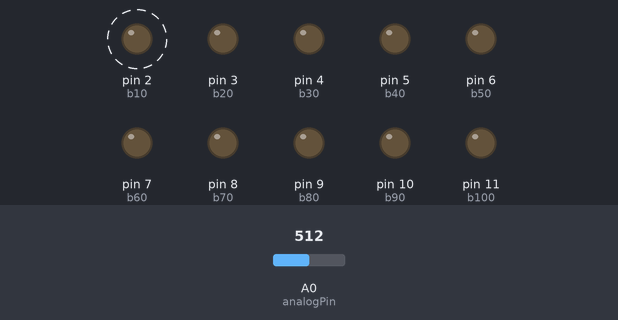
Simulated run of this sketch. Board: Arduino Uno, built with avr-gcc and run on an emulated ATmega328P. Parts: output pins drawn as LEDs (lit = HIGH). Dashed ring = blinking. Inputs (shaded band) come from the test bench; at power-on: A0 (analogPin) = 512.

Above: at 2.57 s.
3.0 s: A0 (analogPin) set to 507
6.0 s: A0 (analogPin) set to 488
9.0 s: A0 (analogPin) set to 472
At 10.8 s:
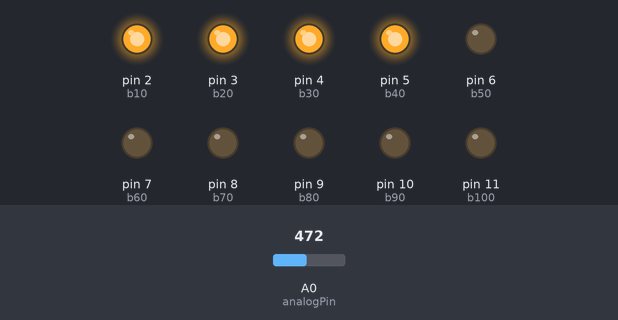
11.4 s: A0 (analogPin) set to 306
At 12.3 s:
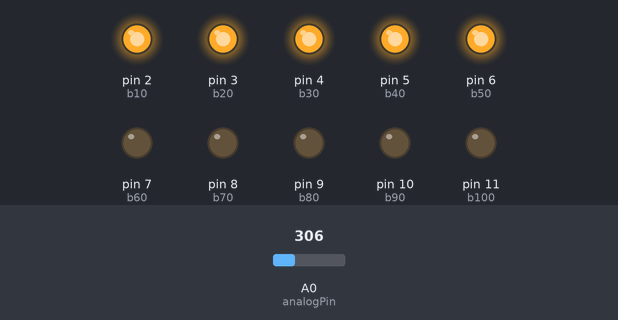
14.4 s: A0 (analogPin) set to 511
At 15.8 s:
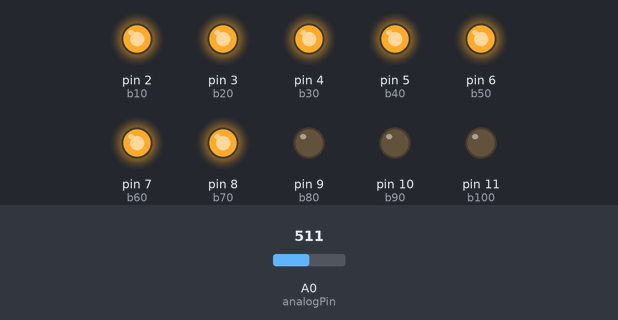
Timing chart, 0 to 20.2 s (numbered marks = the images above; inputs shaded):
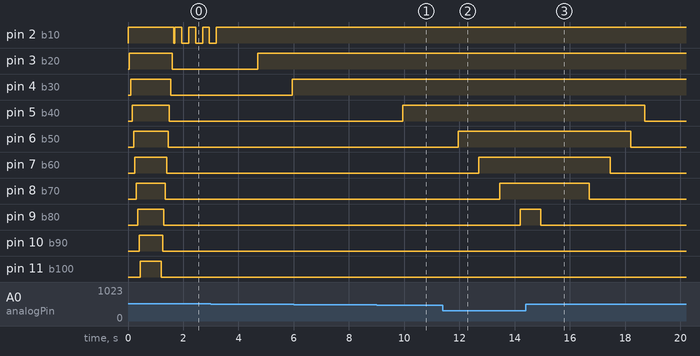

Measured:
- after the input at 3.0 s, pin 4 (b30): LOW → HIGH after 3.0 s
- after the input at 6.0 s, every drawn part: stays the same
- after the input at 9.0 s, pin 5 (b40): LOW → HIGH after 0.95 s instead of 2.0 s
- after the input at 11.4 s, pin 6 (b50): LOW → HIGH after 0.55 s; pin 7 (b60): LOW → HIGH after 1.3 s; pin 8 (b70): LOW → HIGH after 2.1 s; pin 9 (b80): LOW → HIGH after 2.8 s
- after the input at 14.4 s, pin 5 (b40): HIGH → LOW after 4.3 s; pin 6 (b50): HIGH → LOW after 3.8 s; pin 7 (b60): HIGH → LOW after 3.1 s; pin 8 (b70): HIGH → LOW after 2.3 s; pin 9 (b80): HIGH → LOW after 0.55 s

The sketch:

FuelGaugeBug.ino
```cpp
int addr = 0;
//Start Smoothing
const int numReadings = 20;
int readings[numReadings];
int readIndex = 0;
int total = 0;
int TankValue0 = 0;
//End Smoothing

//Start LED Blink
int ledState = LOW;
unsigned long previousMillis = 0;
const long interval = 250;    //Low fuel LED blink interval
//END LED Blink

int analogPin = A0;           //Pin set int
int lowval = 320;             //Set analog low value for conversion (fuel high)
int highval = 600;            //Set analog high value for conversion (fuel low)
int TankValueUnsmoothed;

int b10 = 2; //Indicator Bar 10%
int b20 = 3; //Indicator Bar 20%
int b30 = 4; //Indicator Bar 30%
int b40 = 5; //Indicator Bar 40%
int b50 = 6; //Indicator Bar 50%
int b60 = 7; //Indicator Bar 60%
int b70 = 8; //Indicator Bar 70%
int b80 = 9; //Indicator Bar 80%
int b90 = 10; //Indicator Bar 90%
int b100 = 11; //Indicator Bar 100%

void setup() {
pinMode(A0, INPUT);
pinMode(2, OUTPUT);
pinMode(3, OUTPUT);
pinMode(4, OUTPUT);
pinMode(5, OUTPUT);
pinMode(6, OUTPUT);
pinMode(7, OUTPUT);
pinMode(8, OUTPUT);
pinMode(9, OUTPUT);
pinMode(10, OUTPUT);
pinMode(11, OUTPUT);
//Serial.begin(9600);
//Set Readings to 0
for (int thisReading = 0; thisReading < numReadings; thisReading++) {
    readings[thisReading] = 0;
}
    digitalWrite(b10, HIGH);
    delay(50);
    digitalWrite(b20, HIGH);
    delay(50);
    digitalWrite(b30, HIGH);
    delay(50);
    digitalWrite(b40, HIGH);
    delay(50);
    digitalWrite(b50, HIGH);
    delay(50);
    digitalWrite(b60, HIGH);
    delay(50);
    digitalWrite(b70, HIGH);
    delay(50);
    digitalWrite(b80, HIGH);
    delay(50);
    digitalWrite(b90, HIGH);
    delay(50);
    digitalWrite(b100, HIGH);
    delay(750);
    digitalWrite(b100, LOW);
    delay(50);
    digitalWrite(b90, LOW);
    delay(50);
    digitalWrite(b80, LOW);
    delay(50);
    digitalWrite(b70, LOW);
    delay(50);
    digitalWrite(b60, LOW);
    delay(50);
    digitalWrite(b50, LOW);
    delay(50);
    digitalWrite(b40, LOW);
    delay(50);
    digitalWrite(b30, LOW);
    delay(50);
    digitalWrite(b20, LOW);
    delay(50);
    digitalWrite(b10, LOW);
    delay(50);
}

void loop() {
  unsigned long currentMillis = millis();

if (currentMillis - previousMillis >= interval) {
    // save the last time you blinked the LED
    previousMillis = currentMillis;
if (ledState == LOW) {
      ledState = HIGH;
    } else {
      ledState = LOW;
    }


  int sensorTankValue0 = analogRead(analogPin);
  TankValueUnsmoothed = map(sensorTankValue0, lowval, highval, 100, 0);

total = total - readings[readIndex];
readings[readIndex] = TankValueUnsmoothed;
total = total + readings[readIndex];
readIndex = readIndex + 1;

if (readIndex >= numReadings)
{
  readIndex = 0;
}
TankValue0 = total / numReadings;


    //Control LEDs
  if (TankValue0 >= 100)
  {
    digitalWrite(b100, HIGH);
    digitalWrite(b90, HIGH);
    digitalWrite(b80, HIGH);
    digitalWrite(b60, HIGH);
    digitalWrite(b50, HIGH);
    digitalWrite(b50, HIGH);
    digitalWrite(b40, HIGH);
    digitalWrite(b30, HIGH);
    digitalWrite(b20, HIGH);
    digitalWrite(b10, HIGH);
   }
  else if (TankValue0 < 100 && TankValue0 >= 90)
   {
    digitalWrite(b100, LOW);
    digitalWrite(b90, HIGH);
    digitalWrite(b80, HIGH);
    digitalWrite(b70, HIGH);
    digitalWrite(b60, HIGH);
    digitalWrite(b50, HIGH);
    digitalWrite(b40, HIGH);
    digitalWrite(b30, HIGH);
    digitalWrite(b20, HIGH);
    digitalWrite(b10, HIGH);
  }
  else if (TankValue0 < 90 && TankValue0 >= 80)
  {
    digitalWrite(b100, LOW);
    digitalWrite(b90, LOW);
    digitalWrite(b80, HIGH);
    digitalWrite(b70, HIGH);
    digitalWrite(b60, HIGH);
    digitalWrite(b50, HIGH);
    digitalWrite(b40, HIGH);
    digitalWrite(b30, HIGH);
    digitalWrite(b20, HIGH);
    digitalWrite(b10, HIGH);
  }
  else if (TankValue0 < 80 && TankValue0 >= 70)
  {
    digitalWrite(b100, LOW);
    digitalWrite(b90, LOW);
    digitalWrite(b80, LOW);
    digitalWrite(b70, HIGH);
    digitalWrite(b60, HIGH);
    digitalWrite(b50, HIGH);
    digitalWrite(b40, HIGH);
    digitalWrite(b30, HIGH);
    digitalWrite(b20, HIGH);
    digitalWrite(b10, HIGH);
  }
  else if (TankValue0 < 70 && TankValue0 >= 60)
  {
    digitalWrite(b100, LOW);
    digitalWrite(b90, LOW);
    digitalWrite(b80, LOW);
    digitalWrite(b70, LOW);
    digitalWrite(b60, HIGH);
    digitalWrite(b50, HIGH);
    digitalWrite(b40, HIGH);
    digitalWrite(b30, HIGH);
    digitalWrite(b20, HIGH);
    digitalWrite(b10, HIGH);
  }
  else if (TankValue0 < 60 && TankValue0 >= 50)
  {
    digitalWrite(b100, LOW);
    digitalWrite(b90, LOW);
    digitalWrite(b80, LOW);
    digitalWrite(b70, LOW);
    digitalWrite(b60, LOW);
    digitalWrite(b50, HIGH);
    digitalWrite(b40, HIGH);
    digitalWrite(b30, HIGH);
    digitalWrite(b20, HIGH);
    digitalWrite(b10, HIGH);
  }
  else if (TankValue0 < 50 && TankValue0 >= 40)
  {
    digitalWrite(b100, LOW);
    digitalWrite(b90, LOW);
    digitalWrite(b80, LOW);
    digitalWrite(b70, LOW);
    digitalWrite(b60, LOW);
    digitalWrite(b50, LOW);
    digitalWrite(b40, HIGH);
    digitalWrite(b30, HIGH);
    digitalWrite(b20, HIGH);
    digitalWrite(b10, HIGH);
  }
  else if (TankValue0 < 40 && TankValue0 >= 30)
  {
    digitalWrite(b100, LOW);
    digitalWrite(b90, LOW);
    digitalWrite(b80, LOW);
    digitalWrite(b70, LOW);
    digitalWrite(b60, LOW);
    digitalWrite(b50, LOW);
    digitalWrite(b40, LOW);
    digitalWrite(b30, HIGH);
    digitalWrite(b20, HIGH);
    digitalWrite(b10, HIGH);
  }
  else if (TankValue0 < 30 && TankValue0 >= 20)
  {
    digitalWrite(b100, LOW);
    digitalWrite(b90, LOW);
    digitalWrite(b80, LOW);
    digitalWrite(b70, LOW);
    digitalWrite(b60, LOW);
    digitalWrite(b50, LOW);
    digitalWrite(b40, LOW);
    digitalWrite(b30, LOW);
    digitalWrite(b20, HIGH);
    digitalWrite(b10, HIGH);
  }
  else if (TankValue0 < 20 && TankValue0 >= 10)
  {
    digitalWrite(b100, LOW);
    digitalWrite(b90, LOW);
    digitalWrite(b80, LOW);
    digitalWrite(b70, LOW);
    digitalWrite(b60, LOW);
    digitalWrite(b50, LOW);
    digitalWrite(b40, LOW);
    digitalWrite(b30, LOW);
    digitalWrite(b20, LOW);
    digitalWrite(b10, HIGH);
  }
  else if (TankValue0 < 10)
  {
    digitalWrite(b100, LOW);
    digitalWrite(b90, LOW);
    digitalWrite(b80, LOW);
    digitalWrite(b70, LOW);
    digitalWrite(b60, LOW);
    digitalWrite(b50, LOW);
    digitalWrite(b40, LOW);
    digitalWrite(b30, LOW);
    digitalWrite(b20, LOW);
    digitalWrite(b10, ledState);
  }
//Serial.print(sensorTankValue0);
//Serial.print('\n');
}
}
```
